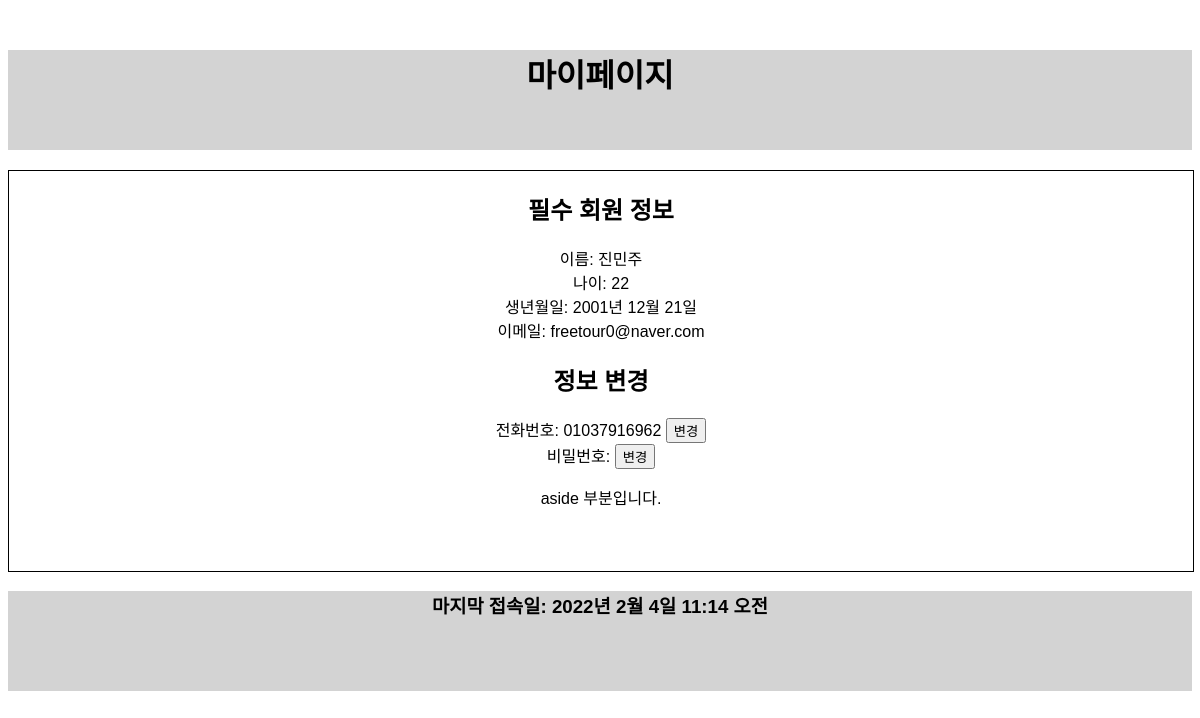
The page /userprofile/ (signed in) on the database as committed earlier.
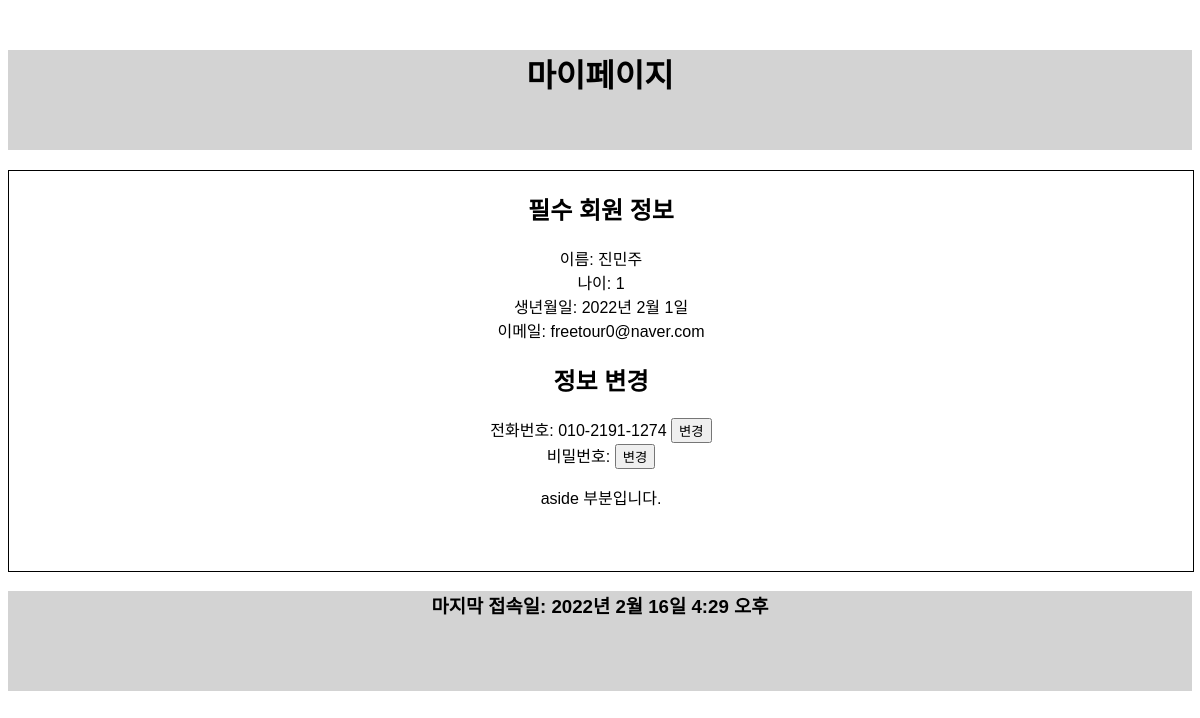
The same page on the database as committed later.
### Diary/models.py (models this page shows, shortened)
class User(AbstractBaseUser):
    email = models.EmailField(verbose_name='이메일', max_length=255, unique=True)
    date_of_birth = models.DateField(verbose_name="생년월일", null=False)
    phone_num = models.CharField(verbose_name="전화번호",null=True, validators=[RegexValidator(r'^\d{3}-\d{4}-\d{4}$')], max_length=13)
    age = models.PositiveIntegerField(default=0, null=False, blank=False)
    name = models.CharField(verbose_name="이름", max_length=10)
    is_active = models.BooleanField(default=True)
    is_admin = models.BooleanField(default=False)
    objects = UserManager()
    USERNAME_FIELD = 'email'
    REQUIRED_FIELDS = ['date_of_birth', 'name', 'phone_num']

### Diary/views.py (the view)
# urls.py: path('userprofile/', views.userprofile, name='userprofile')
def userprofile(request):
    user = request.user
    if user.is_authenticated:
        return render(request, 'user_profile.html')
    else:
        return redirect('logout')

### templates/user_profile.html (shortened to what this page needs)
<!DOCTYPE html>
{% load static %}
<link rel="stylesheet" href="{% static "style.css" %}">
<html lang="ko-kr">
<head>
</head>
<body>
<div class="profile">
    <header><h1>마이페이지</h1></header>
    <main>
        <section>
            <p><h2>필수 회원 정보</h2></p>
            <article>
                    이름: {{ user.name }}<br>
                    나이: {{ user.age }}<br>
                    생년월일: {{ user.date_of_birth}}<br>
                    이메일: {{ user.email }}<br>
            </article>
        </section>
        <section>
            <p><h2>정보 변경</h2></p>
                <article>
                    전화번호: {{ user.phone_num }}
                    <button class="re_phonenum_button" onclick="location.href={% url 're_phonenum' %}">변경</button><br>
                    비밀번호:
                    <button class="re_password_button" onclick="location.href={% url 're_password' %}">변경</button><br>
                </article>
        </section>
        <aside>
            <p>aside 부분입니다.</p>
        </aside>
        </main>
        <footer>
            <h3>마지막 접속일: {{ user.last_login }}</h3>
        </footer>
</div>
</body>
</html>

### Diary/static/style.css (style rules this page uses)
body { font-family: 'S-CoreDream-4Regular', sans-serif !important; }
.profile { text-align: center; margin-top: 50px; }
.profile>header { background-color:lightgrey; height:100px; }
.profile>main { width:100%; height:400px; margin-top:20px; overflow:hidden; border:1px solid black; }
.profile>footer { background-color:lightgrey; height:100px; }
.profile>header, nav,section,article,footer,aside { text-align:center; }

Rows that differ between the two databases and show on the page:
changed User "진민주": age "22" → "1"; date_of_birth "2001년 12월 21일" → "2022년 2월 1일"; phone_num "01037916962" → "010-2191-1274"; last_login "2022년 2월 4일 11:14 오전" → "2022년 2월 16일 4:29 오후"
